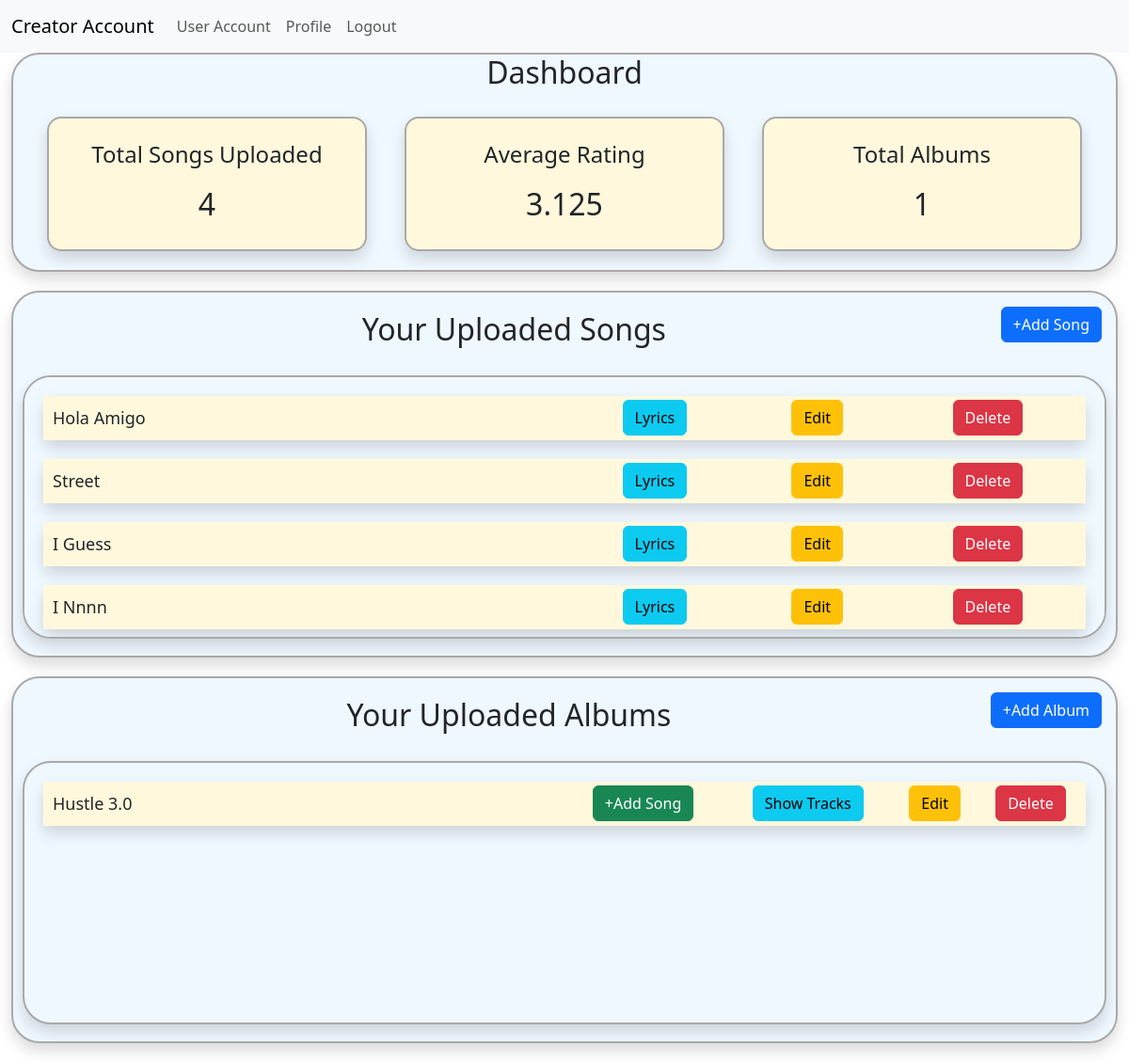
Screenshot of /home/1/creator_account with the database file from the repository.
### model1.py (models this page shows, shortened)
class Song(db.Model):
    song_id = db.Column(db.Integer, primary_key=True)
    song_name = db.Column(db.String(100), nullable=False)
    song_artist = db.Column(db.String(100))
    song_language = db.Column(db.String(30))
    song_genre = db.Column(db.String(50))
    song_lyrics = db.Column(db.Text())   # variable string size
    song_duration = db.Column(db.Integer)  # in seconds
    release_date = db.Column(db.String(20))
    creator_id = db.Column(db.Integer, db.ForeignKey("user.user_id"), nullable=False)
    album_id = db.Column(db.Integer, db.ForeignKey("album.album_id") ,default=None)
    song_path = db.Column(db.String(255),default=None)
    song_thumbnail = db.Column(db.String(255),default=None)
    song_play_count = db.Column(db.Integer, default=0)
    song_flag = db.Column(db.Boolean,default=False)
    song_avg_rating = db.Column(db.Float(), default=0) # included later during devlopement
    creator = db.relationship("User", backref="songs")

class Album(db.Model):
    album_id = db.Column(db.Integer, primary_key=True)
    album_name = db.Column(db.String(100), nullable=False)
    album_genre = db.Column(db.String(50))
    album_artist = db.Column(db.String(100))
    creator_id = db.Column(db.Integer, db.ForeignKey("user.user_id"))
    album_thumbnail = db.Column(db.String(255))
    album_flag = db.Column(db.Boolean,default=False)    #need to add this
    songs = db.relationship("Song", backref="albums",cascade="all, delete")
    creator = db.relationship("User", backref="albums")

### app.py (the view)
@app.route("/home/<int:u_id>/creator_account", methods=["GET", "POST"])
def creator_account(u_id):
    user = User.query.get(u_id)
    songs = Song.query.filter_by(creator_id=u_id).all()
    albums = Album.query.filter_by(creator_id=u_id).all()
    avg_rating=0
    sum_ratings=0
    if songs:
        for song in songs :
            sum_ratings += song.song_avg_rating
        avg_rating=(sum_ratings/len(songs))
    if request.method == "GET":
        if user.user_role_id == 1:
            return render_template("creator_account.html", user=user, songs=songs, albums=albums,avg_rating=avg_rating)
        else:
            return render_template("register_creator_form.html", user=user)
    if request.method == "POST":
        user.user_role_name = "creator"
        user.user_role_id = 1
        db.session.commit()
        return redirect("/home/{}/creator_account".format(u_id))

### app.py (called while the page is built)
@app.context_processor
def search_processor():
    return {'searched': request.form.get("searched")}

### templates/creator_account.html (shortened to what this page needs)
<!DOCTYPE html>
<html lang="en">
<head>
    <link href="https://cdn.jsdelivr.net/npm/bootstrap@5.3.2/dist/css/bootstrap.min.css" rel="stylesheet"
 />
</head>
<body>
    {% extends 'creator_navbar.html' %}
    {% block content %}
    <div class="container-fluid">
        <div class="dashboard shadow">
            <h2>Dashboard</h2>
            <div class="container text-center">
                <div class="row">
                    <div class="col shadow" id="dashboard-1">
                        <p style="font-size:x-large;">Total Songs Uploaded</p>
                        <h2>{{songs|length}}</h2>
                    </div>
                    <div class="col shadow" id="dashboard-1">
                        <p style="font-size:x-large;">Average Rating</p>
                        <h2>{{avg_rating}}</h2>
                    </div>
                    <div class="col shadow" id="dashboard-1">
                        <p style="font-size:x-large;">Total Albums </p>
                        <h2>{{albums|length}}</h2>
                    </div>
                </div>
            </div>
        </div>
        <div class="songs shadow">
            {% if songs|length == 0 %}
            <div style="text-align: center;">
                <h3>KickStart your creators journey</h3>
                <h3>start with uploading songs</h3>
                <a class="btn btn-primary" href="/add_song/{{user.user_id}}" type="button">+Add Song</a>
            </div>
            {% else %}
            <div style="font-size:xx-large" class="songs-heading">
                <span style="font-weight:500">your uploaded songs</span>
               <a style="text-align:right; float:inline-end" class="btn btn-primary" href="/add_song/{{user.user_id}}" type="button">+Add Song</a>
            </div>
            <div class="song1 shadow">
                        {% for song in songs %}
                        <div class="song shadow rounded-3">
                            <table bgcolor="cornsilk" class="song-table">
                            <tr >
                                <td style="text-align: left;padding:10px;font-size:large;width:50%">{{song.song_name}}</td>
                                <td>
                                    <a class="btn btn-info"
                                        href="/creator_song_lyrics/{{user.user_id}}/{{song.song_id}}"
                                        type="button">Lyrics</a>
                                </td>
                                <td>
                                    <a class="btn btn-warning" type="button"
                                        href="/edit_song/{{user.user_id}}/{{song.song_id}}">Edit</a>
                                </td>
                                <td>
                                    <a class="btn btn-danger" type="button"
                                        href="/delete_song/{{user.user_id}}/{{song.song_id}}">delete</a>
                                </td>
                            </tr>
                        </table>
                        </div>
                        {% endfor %}
                {% endif %}
            </div>
        </div>
        <div class="songs shadow ">
            {% if albums|length == 0 %}
            <div style="text-align: center;">
                <h3>KickStart your creators journey</h3>
                <h3>start with uploading Albums</h3>
                <a class="btn btn-primary" href="/add_album/{{user.user_id}}" type="button">+Add Album</a>
            </div>
            {% else %}
            <div style="font-size:xx-large" class="songs-heading ">
                <span style="font-weight:500">your uploaded Albums</span>
               <a style="text-align:right; float:inline-end" class="btn btn-primary" href="/add_album/{{user.user_id}}" type="button">+Add Album</a>
            </div>
            <div class="song1 shadow">
                        {% for album in albums %}
                        <div class="song shadow">
                            <table bgcolor="cornsilk" class="song-table">
                            <tr >
                                <td style="text-align: left;padding:10px;font-size:large;width:50%">{{album.album_name}}</td>
                                <td>
                                    <a class="btn btn-success" href="/add_album_song/{{user.user_id}}/{{album.album_id}}" type="button">+Add Song</a>
                                </td>
                                <td>
                                    <a class="btn btn-info"
                                        href="/creator_album_songs/{{user.user_id}}/{{album.album_id}}"
                                        type="button">Show Tracks</a>
                                </td>
                                <td>
                                    <a class="btn btn-warning" type="button"
                                        href="/edit_album/{{user.user_id}}/{{album.album_id}}">Edit</a>
                                </td>
                                <td>
                                    <a class="btn btn-danger" type="button"
                                        href="/delete_album/{{user.user_id}}/{{album.album_id}}">delete</a>
                                </td>
                            </tr>
                        </table>
                        </div>
                        {% endfor %}
                {% endif %}
            </div>
        </div>
    </div>
    {% endblock %}

### templates/creator_account.html (style rules this page uses)
.dashboard { width: auto; border: 2px solid darkgray; border-radius: 30px; background-color: aliceblue; text-align: center; text-transform: capitalize; overflow: auto; margin-bottom: 20px; }
#dashboard-1 { width: 100px; background-color: cornsilk; border: 2px solid darkgray; margin: 20px; border-radius: 15px; padding: 20px; }
.songs { width: auto; height: 390px; border: 2px solid darkgray; border-radius: 30px; background-color: aliceblue; text-align: center; text-transform: capitalize; overflow: auto; margin-bottom: 20px; padding: 10px; }
.song1 { width: auto; height: 280px; border: 2px solid darkgray; border-radius: 30px; background-color: aliceblue; margin: auto; overflow: auto; }
.song { width: auto; height: auto; background-color: cornsilk; margin: 20px; }
.songs-heading { width: 100%; padding: 5px; margin-bottom: 20px; }
.song-table { width: 100%; }

### rows the page displays
Song: song_name "Hola Amigo"
Song: song_name "Street"
Song: song_name "I Guess"
Song: song_name "I Nnnn"
Album: album_name "Hustle 3.0"

### other values shown
{{ songs|length }} "4"
{{ avg_rating }} "3.125"
{{ albums|length }} "1"
